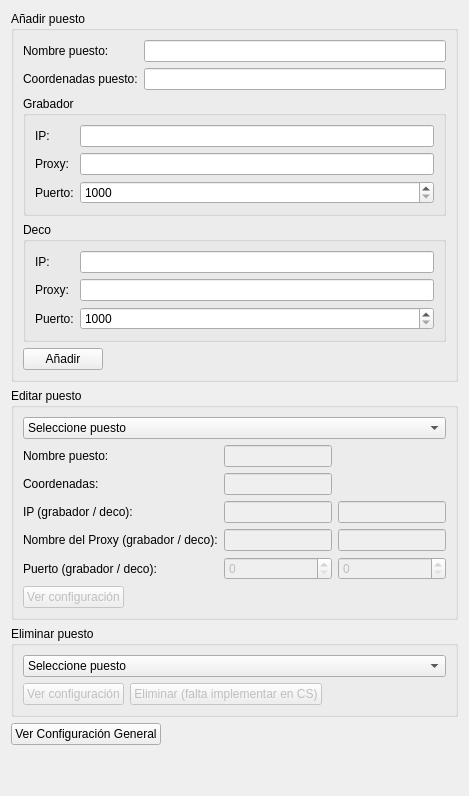
      <widget class="QWidget" name="centralServerWidget">
       <property name="enabled">
        <bool>true</bool>
       </property>
       <property name="sizePolicy">
        <sizepolicy hsizetype="Maximum" vsizetype="Maximum">
         <horstretch>0</horstretch>
         <verstretch>0</verstretch>
        </sizepolicy>
       </property>
       <layout class="QVBoxLayout" name="verticalLayout">
        <item>
         <widget class="QGroupBox" name="groupBox_server_1">
          <property name="enabled">
           <bool>true</bool>
          </property>
          <property name="title">
           <string>Añadir puesto</string>
          </property>
          <layout class="QVBoxLayout" name="verticalLayout_24">
           <item>
            <layout class="QVBoxLayout" name="verticalLayout_23">
             <item>
              <layout class="QGridLayout" name="gridLayout_12">
               <item row="0" column="0">
                <widget class="QLabel" name="label_8">
                 <property name="sizePolicy">
                  <sizepolicy hsizetype="Preferred" vsizetype="Preferred">
                   <horstretch>0</horstretch>
                   <verstretch>0</verstretch>
                  </sizepolicy>
                 </property>
                 <property name="text">
                  <string>Nombre puesto:</string>
                 </property>
                </widget>
               </item>
               <item row="0" column="1">
                <widget class="QLineEdit" name="lineEdit_server_1">
                 <property name="sizePolicy">
                  <sizepolicy hsizetype="Expanding" vsizetype="Fixed">
                   <horstretch>0</horstretch>
                   <verstretch>0</verstretch>
                  </sizepolicy>
                 </property>
                 <property name="text">
                  <string/>
                 </property>
                 <property name="placeholderText">
                  <string/>
                 </property>
                </widget>
               </item>
               <item row="1" column="0">
                <widget class="QLabel" name="label_34">
                 <property name="sizePolicy">
                  <sizepolicy hsizetype="Preferred" vsizetype="Preferred">
                   <horstretch>0</horstretch>
                   <verstretch>0</verstretch>
                  </sizepolicy>
                 </property>
                 <property name="text">
                  <string>Coordenadas puesto:</string>
                 </property>
                </widget>
               </item>
               <item row="1" column="1">
                <widget class="QLineEdit" name="lineEdit_server_9">
                 <property name="sizePolicy">
                  <sizepolicy hsizetype="Expanding" vsizetype="Fixed">
                   <horstretch>0</horstretch>
                   <verstretch>0</verstretch>
                  </sizepolicy>
                 </property>
                 <property name="text">
                  <string/>
                 </property>
                </widget>
               </item>
              </layout>
             </item>
             <item>
              <widget class="QGroupBox" name="groupBox">
               <property name="title">
                <string>Grabador</string>
               </property>
               <layout class="QVBoxLayout" name="verticalLayout_2">
                <item>
                 <layout class="QGridLayout" name="gridLayout">
                  <item row="0" column="1">
                   <widget class="QLineEdit" name="lineEdit_server_2">
                    <property name="enabled">
                     <bool>true</bool>
                    </property>
                    <property name="sizePolicy">
                     <sizepolicy hsizetype="Expanding" vsizetype="Fixed">
                      <horstretch>0</horstretch>
                      <verstretch>0</verstretch>
                     </sizepolicy>
                    </property>
                    <property name="text">
                     <string/>
                    </property>
                   </widget>
                  </item>
                  <item row="1" column="0">
                   <widget class="QLabel" name="label_5">
                    <property name="text">
                     <string>Proxy:</string>
                    </property>
                   </widget>
                  </item>
                  <item row="1" column="1">
                   <widget class="QLineEdit" name="lineEdit_server_3">
                    <property name="text">
                     <string/>
                    </property>
                   </widget>
                  </item>
                  <item row="2" column="0">
                   <widget class="QLabel" name="label_4">
                    <property name="text">
                     <string>Puerto:</string>
                    </property>
                   </widget>
                  </item>
                  <item row="0" column="0">
                   <widget class="QLabel" name="label_3">
                    <property name="sizePolicy">
                     <sizepolicy hsizetype="Preferred" vsizetype="Minimum">
                      <horstretch>0</horstretch>
                      <verstretch>0</verstretch>
                     </sizepolicy>
                    </property>
                    <property name="text">
                     <string>IP:</string>
                    </property>
                   </widget>
                  </item>
                  <item row="2" column="1">
                   <widget class="QSpinBox" name="spinBox_server">
                    <property name="minimum">
                     <number>1000</number>
                    </property>
                    <property name="maximum">
                     <number>66000</number>
                    </property>
                    <property name="singleStep">
                     <number>10</number>
                    </property>
                   </widget>
                  </item>
                 </layout>
                </item>
               </layout>
              </widget>
             </item>
             <item>
              <widget class="QGroupBox" name="groupBox_2">
               <property name="title">
                <string>Deco</string>
               </property>
               <layout class="QVBoxLayout" name="verticalLayout_22">
                <item>
                 <layout class="QGridLayout" name="gridLayout_11">
                  <item row="0" column="0">
                   <widget class="QLabel" name="label_7">
                    <property name="sizePolicy">
                     <sizepolicy hsizetype="Preferred" vsizetype="Minimum">
                      <horstretch>0</horstretch>
                      <verstretch>0</verstretch>
                     </sizepolicy>
                    </property>
                    <property name="text">
                     <string>IP:</string>
                    </property>
                   </widget>
                  </item>
                  <item row="0" column="1">
                   <widget class="QLineEdit" name="lineEdit_server_4">
                    <property name="enabled">
                     <bool>true</bool>
                    </property>
                    <property name="sizePolicy">
                     <sizepolicy hsizetype="Expanding" vsizetype="Fixed">
                      <horstretch>0</horstretch>
                      <verstretch>0</verstretch>
                     </sizepolicy>
                    </property>
                    <property name="text">
                     <string/>
                    </property>
                   </widget>
                  </item>
                  <item row="1" column="0">
                   <widget class="QLabel" name="label_32">
                    <property name="text">
                     <string>Proxy:</string>
                    </property>
                   </widget>
                  </item>
                  <item row="1" column="1">
                   <widget class="QLineEdit" name="lineEdit_server_8">
                    <property name="text">
                     <string/>
                    </property>
                   </widget>
                  </item>
                  <item row="2" column="0">
                   <widget class="QLabel" name="label_33">
                    <property name="text">
                     <string>Puerto:</string>
                    </property>
                   </widget>
                  </item>
                  <item row="2" column="1">
                   <widget class="QSpinBox" name="spinBox_server_3">
                    <property name="minimum">
                     <number>1000</number>
                    </property>
                    <property name="maximum">
                     <number>66000</number>
                    </property>
                    <property name="singleStep">
                     <number>10</number>
                    </property>
                   </widget>
                  </item>
                 </layout>
                </item>
               </layout>
              </widget>
             </item>
             <item>
              <layout class="QHBoxLayout" name="horizontalLayout">
               <item>
                <widget class="QPushButton" name="pushButton_server">
                 <property name="enabled">
                  <bool>true</bool>
                 </property>
                 <property name="sizePolicy">
                  <sizepolicy hsizetype="Fixed" vsizetype="Fixed">
                   <horstretch>0</horstretch>
                   <verstretch>0</verstretch>
                  </sizepolicy>
                 </property>
                 <property name="text">
                  <string>Añadir</string>
                 </property>
                </widget>
               </item>
               <item>
                <spacer name="horizontalSpacer">
                 <property name="orientation">
                  <enum>Qt::Horizontal</enum>
                 </property>
                 <property name="sizeHint" stdset="0">
                  <size>
                   <width>40</width>
                   <height>20</height>
                  </size>
                 </property>
                </spacer>
               </item>
              </layout>
             </item>
            </layout>
           </item>
          </layout>
         </widget>
        </item>
        <item>
         <widget class="QGroupBox" name="groupBox_server_2">
          <property name="enabled">
           <bool>true</bool>
          </property>
          <property name="title">
           <string>Editar puesto</string>
          </property>
          <layout class="QVBoxLayout" name="verticalLayout_27">
           <item>
            <layout class="QVBoxLayout" name="verticalLayout_25">
             <item>
              <layout class="QVBoxLayout" name="verticalLayout_4">
               <item>
                <widget class="QComboBox" name="comboBox_server">
                 <item>
                  <property name="text">
                   <string>Seleccione puesto</string>
                  </property>
                 </item>
                </widget>
               </item>
               <item>
                <layout class="QGridLayout" name="gridLayout_2">
                 <item row="0" column="0">
                  <widget class="QLabel" name="label_6">
                   <property name="enabled">
                    <bool>true</bool>
                   </property>
                   <property name="text">
                    <string>Nombre puesto:</string>
                   </property>
                  </widget>
                 </item>
                 <item row="0" column="1">
                  <widget class="QLineEdit" name="lineEdit_server_5">
                   <property name="enabled">
                    <bool>false</bool>
                   </property>
                   <property name="text">
                    <string/>
                   </property>
                  </widget>
                 </item>
                 <item row="1" column="0">
                  <widget class="QLabel" name="label_35">
                   <property name="enabled">
                    <bool>true</bool>
                   </property>
                   <property name="text">
                    <string>Coordenadas:</string>
                   </property>
                  </widget>
                 </item>
                 <item row="1" column="1">
                  <widget class="QLineEdit" name="lineEdit_server_10">
                   <property name="enabled">
                    <bool>false</bool>
                   </property>
                   <property name="text">
                    <string/>
                   </property>
                  </widget>
                 </item>
                 <item row="2" column="0">
                  <widget class="QLabel" name="label">
                   <property name="enabled">
                    <bool>true</bool>
                   </property>
                   <property name="text">
                    <string>IP (grabador / deco):</string>
                   </property>
                  </widget>
                 </item>
                 <item row="2" column="1">
                  <widget class="QLineEdit" name="lineEdit_server_6">
                   <property name="enabled">
                    <bool>false</bool>
                   </property>
                   <property name="text">
                    <string/>
                   </property>
                  </widget>
                 </item>
                 <item row="2" column="2">
                  <widget class="QLineEdit" name="lineEdit_server_11">
                   <property name="enabled">
                    <bool>false</bool>
                   </property>
                   <property name="text">
                    <string/>
                   </property>
                  </widget>
                 </item>
                 <item row="3" column="0">
                  <widget class="QLabel" name="label_2">
                   <property name="enabled">
                    <bool>true</bool>
                   </property>
                   <property name="text">
                    <string>Nombre del Proxy (grabador / deco):</string>
                   </property>
                  </widget>
                 </item>
                 <item row="3" column="1">
                  <widget class="QLineEdit" name="lineEdit_server_7">
                   <property name="enabled">
                    <bool>false</bool>
                   </property>
                   <property name="text">
                    <string/>
                   </property>
                  </widget>
                 </item>
                 <item row="3" column="2">
                  <widget class="QLineEdit" name="lineEdit_server_12">
                   <property name="enabled">
                    <bool>false</bool>
                   </property>
                   <property name="text">
                    <string/>
                   </property>
                  </widget>
                 </item>
                 <item row="4" column="0">
                  <widget class="QLabel" name="label_9">
                   <property name="enabled">
                    <bool>true</bool>
                   </property>
                   <property name="text">
                    <string>Puerto (grabador / deco):</string>
                   </property>
                  </widget>
                 </item>
                 <item row="4" column="1">
                  <widget class="QSpinBox" name="spinBox_server_2">
                   <property name="enabled">
                    <bool>false</bool>
                   </property>
                   <property name="maximum">
                    <number>66000</number>
                   </property>
                   <property name="singleStep">
                    <number>10</number>
                   </property>
                  </widget>
                 </item>
                 <item row="4" column="2">
                  <widget class="QSpinBox" name="spinBox_server_4">
                   <property name="enabled">
                    <bool>false</bool>
                   </property>
                   <property name="maximum">
                    <number>66000</number>
                   </property>
                   <property name="singleStep">
                    <number>10</number>
                   </property>
                  </widget>
                 </item>
                </layout>
               </item>
              </layout>
             </item>
             <item>
              <layout class="QHBoxLayout" name="horizontalLayout_3">
               <item>
                <widget class="QPushButton" name="pushButton_server_5">
                 <property name="enabled">
                  <bool>false</bool>
                 </property>
                 <property name="text">
                  <string>Ver configuración</string>
                 </property>
                </widget>
               </item>
               <item>
                <spacer name="horizontalSpacer_3">
                 <property name="orientation">
                  <enum>Qt::Horizontal</enum>
                 </property>
                 <property name="sizeHint" stdset="0">
                  <size>
                   <width>40</width>
                   <height>20</height>
                  </size>
                 </property>
                </spacer>
               </item>
              </layout>
             </item>
            </layout>
           </item>
          </layout>
         </widget>
        </item>
        <item>
         <widget class="QGroupBox" name="groupBox_3">
          <property name="title">
           <string>Eliminar puesto</string>
          </property>
          <layout class="QVBoxLayout" name="verticalLayout_26">
           <item>
            <layout class="QVBoxLayout" name="verticalLayout_7">
             <item>
              <widget class="QComboBox" name="comboBox_server_2">
               <item>
                <property name="text">
                 <string>Seleccione puesto</string>
                </property>
               </item>
              </widget>
             </item>
             <item>
              <layout class="QHBoxLayout" name="horizontalLayout_2">
               <item>
                <widget class="QPushButton" name="pushButton_server_2">
                 <property name="enabled">
                  <bool>false</bool>
                 </property>
                 <property name="sizePolicy">
                  <sizepolicy hsizetype="Fixed" vsizetype="Fixed">
                   <horstretch>0</horstretch>
                   <verstretch>0</verstretch>
                  </sizepolicy>
                 </property>
                 <property name="text">
                  <string>Ver configuración</string>
                 </property>
                </widget>
               </item>
               <item>
                <widget class="QPushButton" name="pushButton_server_3">
                 <property name="enabled">
                  <bool>false</bool>
                 </property>
                 <property name="sizePolicy">
                  <sizepolicy hsizetype="Fixed" vsizetype="Fixed">
                   <horstretch>0</horstretch>
                   <verstretch>0</verstretch>
                  </sizepolicy>
                 </property>
                 <property name="text">
                  <string>Eliminar (falta implementar en CS)</string>
                 </property>
                </widget>
               </item>
               <item>
                <spacer name="horizontalSpacer_2">
                 <property name="orientation">
                  <enum>Qt::Horizontal</enum>
                 </property>
                 <property name="sizeHint" stdset="0">
                  <size>
                   <width>40</width>
                   <height>20</height>
                  </size>
                 </property>
                </spacer>
               </item>
              </layout>
             </item>
            </layout>
           </item>
          </layout>
         </widget>
        </item>
        <item>
         <widget class="QPushButton" name="pushButton_server_4">
          <property name="sizePolicy">
           <sizepolicy hsizetype="Fixed" vsizetype="Fixed">
            <horstretch>0</horstretch>
            <verstretch>0</verstretch>
           </sizepolicy>
          </property>
          <property name="text">
           <string>Ver Configuración General</string>
          </property>
         </widget>
        </item>
        <item>
         <spacer name="verticalSpacer_2">
          <property name="orientation">
           <enum>Qt::Vertical</enum>
          </property>
          <property name="sizeHint" stdset="0">
           <size>
            <width>20</width>
            <height>40</height>
           </size>
          </property>
         </spacer>
        </item>
       </layout>
      </widget>
